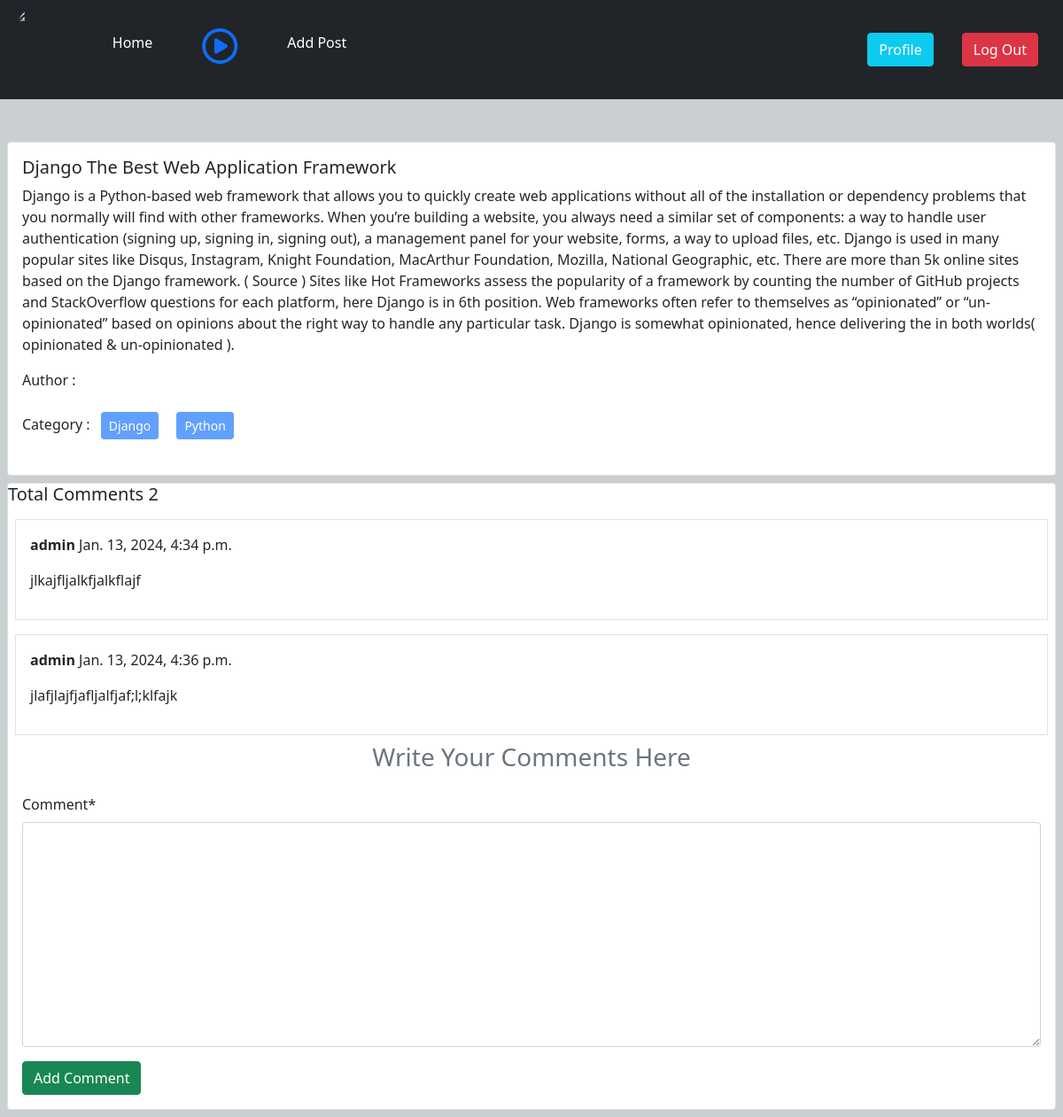
Screenshot of /post/details_post/3 (signed in) with the database file from the repository.
### post/models.py (models this page shows, shortened)
class Post(models.Model):
    title = models.CharField(max_length = 50)
    content = models.TextField()
    category = models.ManyToManyField(Category)
    author = models.ForeignKey(User, on_delete = models.CASCADE)
    image = models.ImageField(upload_to='post/media/uploads/',blank= True, null = True)

class Comment(models.Model):
    post = models.ForeignKey(Post, on_delete = models.CASCADE, related_name  = 'comments') # we can access title, content etc through related name
    name = models.CharField(max_length = 50)
    body = models.TextField(verbose_name = 'comment')
    comments_time = models.DateTimeField(auto_now_add = True) # jokhon kau ekjon comment korba sei time captue hoiba

### categories/models.py (models this page shows, shortened)
class Category(models.Model):
    name = models.CharField(max_length = 70)
    slug = models.SlugField(max_length = 1000, null = True, blank = True, unique = True)

### post/views.py (the view, shortened to what this page needs)
# urls.py: path("details_post/<int:id>", views.Details.as_view(), name='post_details'),
@method_decorator(login_required, name = 'dispatch')
class Details(DetailView):
    model = Post
    template_name = 'post_details.html'
    pk_url_kwarg = 'id'
    def get_context_data(self, **kwargs):
        context = super().get_context_data(**kwargs)
        post = self.object #  specific primary key dia sei model er ekta object asba
        Form = CommentsForm
        comments = post.comments.all # comments is related name of Comment model
        context['commentForm'] = Form
        context['comments'] = comments
        return context

### post/templates/post_details.html (shortened to what this page needs)
{% extends "base.html" %}
{% block content %}
<div class="col-12 m-auto mt-5">
    <div class="card m-2">
      <div class="card-body">
        <h5 class="card-title">{{post.title}}</h5>
        <p class="card-text">{{post.content}}</p>
        <p>Author : {{post.author.first_name}} {{post.author.last_name}}</p>
        <p>
          Category : {% for cat in post.category.all %}
          <button class="btn btn-primary btn-sm m-2" disabled >{{cat.name}} </button>
          {% endfor %}
        </p>
      </div>
    </div>
  </div>
{% load crispy_forms_tags %}
<div class='card m-2'>
  <h5>Total Comments {{comments | length}}</h5>
  {% for comment in comments %}
      <div class = 'card-body border m-2'>
        <p><b>{{comment.name}}</b> {{comment.comments_time}}</p>
        <p>{{comment.body}}</p>
      </div>
  {% endfor %}
  <h3 class = 'text-secondary text-center'>Write Your Comments Here</h3>
  <div class="card-body">
    <form method = "POST">
      {{commentForm | crispy}}
      <input class = 'btn btn-success' type="submit" value="Add Comment">
    </form>
  </div>
</div>
{% endblock content %}

### rows the page displays
Post: title "Django The Best Web Application Framework", content "Django is a Python-based web framework that allows you to quickly create web applications without all of the installation or dependency problems that you normally will find with other frameworks. When you’re building a website, you always need a similar set of components: a way to handle user authentication (signing up, signing in, signing out), a management panel for your website, forms, a way to upload files, etc. Django is used in many popular sites like Disqus, Instagram, Knight Foundation, MacArthur Foundation, Mozilla, National Geographic, etc. There are more than 5k online sites based on the Django framework. ( Source ) Sites like Hot Frameworks assess the popularity of a framework…"
Category: name "Django"
Category: name "Python"
Comment: name "admin", comments_time "Jan. 13, 2024, 4:34 p.m.", body "jlkajfljalkfjalkflajf"
Comment: name "admin", comments_time "Jan. 13, 2024, 4:36 p.m.", body "jlafjlajfjafljalfjaf;l;klfajk"

### other values shown
{{ comments | length }} "2"
